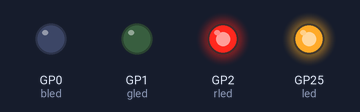
A program run on a simulated Raspberry Pi Pico running MicroPython. Shown: output pins drawn as LEDs (lit = HIGH). At 6.4 s the program stops and its outputs stay as they are.

Above: at 0.1 s.
At 0.9 s:
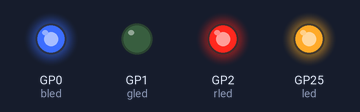
At 1.7 s:
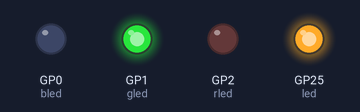
At 2.5 s:
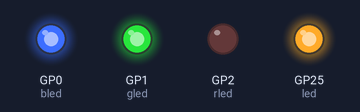
At 3.3 s:
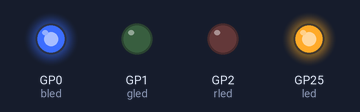
At 6.3 s:
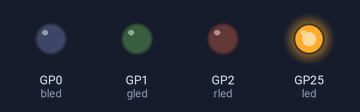
Timing chart, 0 to 7.8 s (numbered marks = the images above):
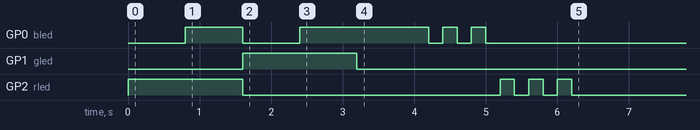

The program:

RGB_LED_Rainbow.py
```python
# This code is for a white RGB LED that I've soldered a small resistor to the GND leg onto
# On this LED, Blue+Red (purple) wasn't working so have removed it from the code
# Maybe my LED was bad

import machine
import utime
from machine import Pin

# internal led
led = Pin(25, Pin.OUT)
led.on()

"""

    RGB LED Wiring Diagram
       _______
      |    ¬  |
      |       |
      |_______|
     /  |   |  \
    /   |   |   \
    |   |   |   |
    |   |   |   |
    |   |   |   |
    |   |   |   |
    R   |   G   B
        GND

Pins on the pico
   GP2  G  GP1 GP0
    |   |   |   |
"""
# THIS BIT I CHANGED FOR THE PIXEL
rled = Pin(2, Pin.OUT)
gled = Pin(1, Pin.OUT)
bled = Pin(0, Pin.OUT)

def lightsOut():
    rled.off()
    gled.off()
    bled.off()

def red():
    rled.on()

def green():
    gled.on()

def blue():
    bled.on()

def purple(): # looked just red?
    rled.on()
    bled.on()


def blueGreen():
    gled.on()
    bled.on()

def greenOrange():
    gled.on()
    rled.on()

def redTripleFlashy():
    for x in range(3):
        rled.on()
        utime.sleep(0.2)
        rled.off()
        utime.sleep(0.2)

def redFlashyForever():
    rled.on()
    utime.sleep(0.2)
    rled.off()
    utime.sleep(0.2)

def blueTripleFlashy():
    for x in range(3):
        bled.on()
        utime.sleep(0.2)
        bled.off()
        utime.sleep(0.2)


def blueFlashyForever():
    bled.on()
    utime.sleep(0.3)
    bled.off()
    utime.sleep(0.3)

# Program starts here:

red()
utime.sleep(0.8)
lightsOut()

purple()
utime.sleep(0.8)
lightsOut()

green()
utime.sleep(0.8)
lightsOut()

blueGreen()
utime.sleep(0.8)
lightsOut()

blue()
utime.sleep(0.8)
lightsOut()

blueTripleFlashy()
redTripleFlashy()
```
